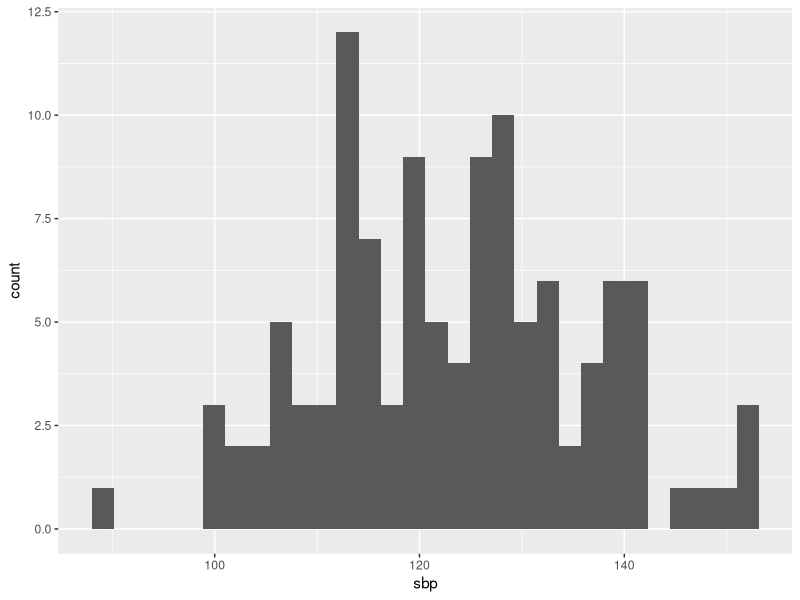
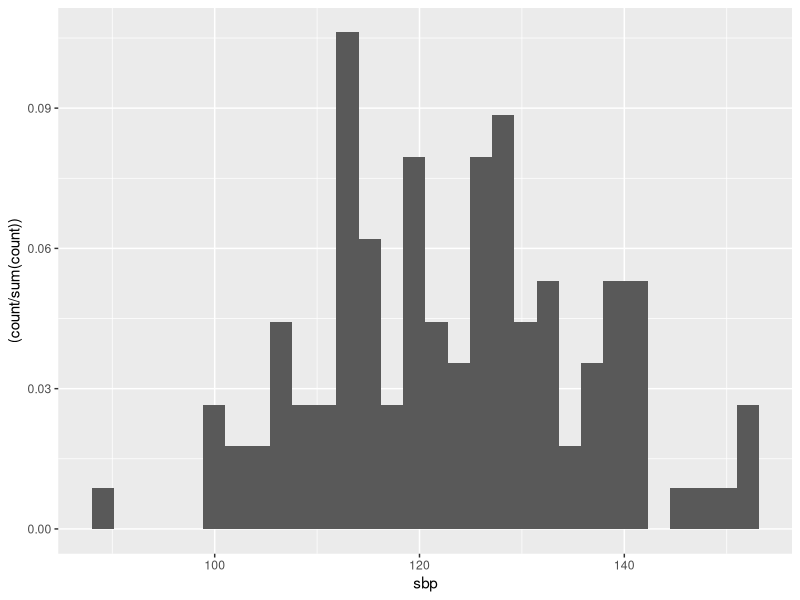
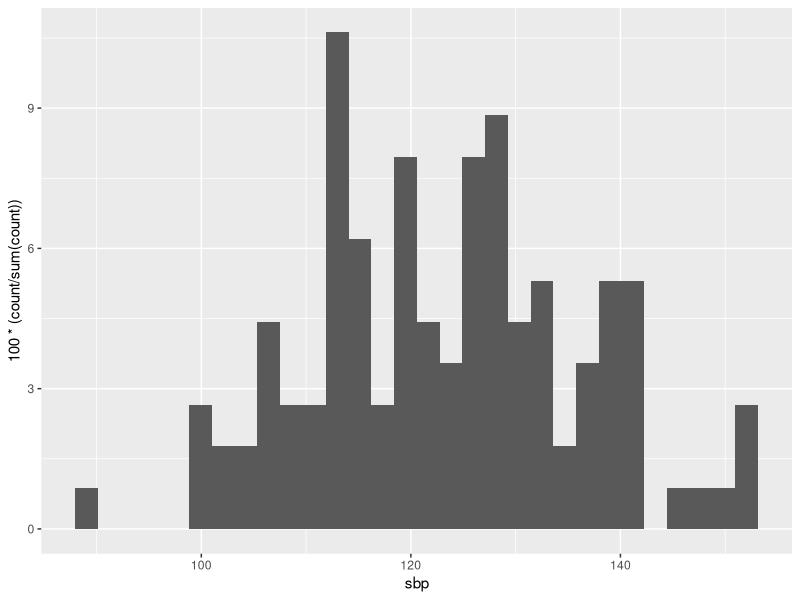
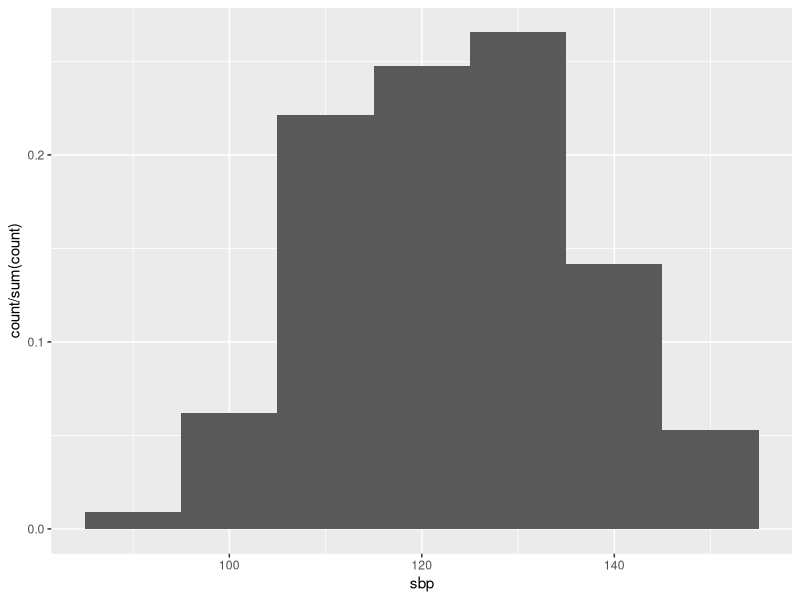
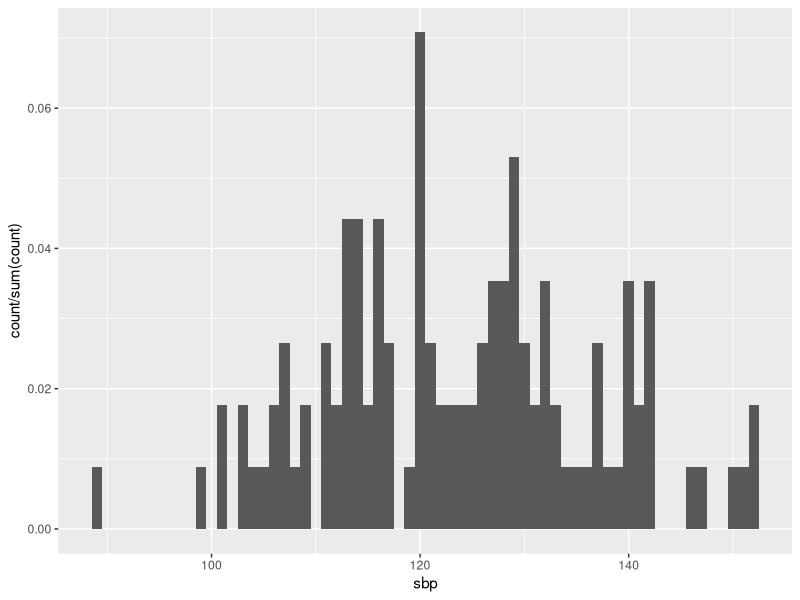
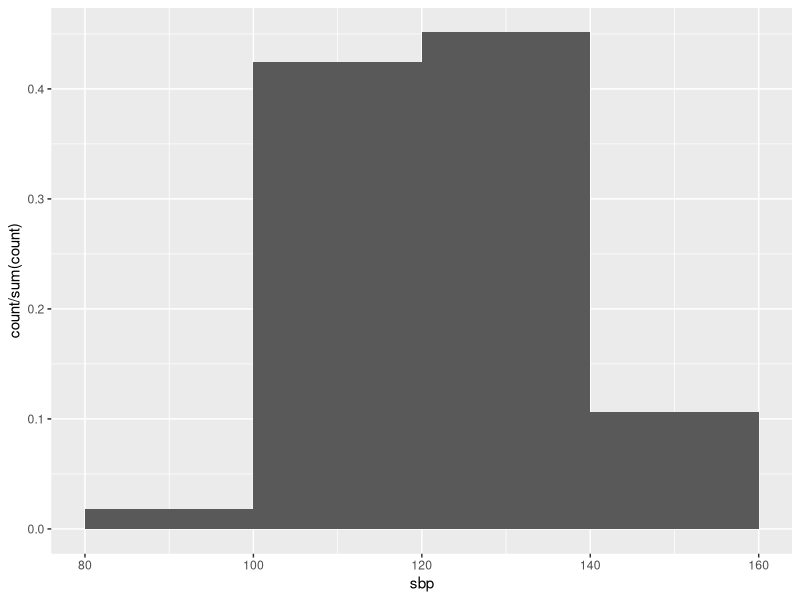
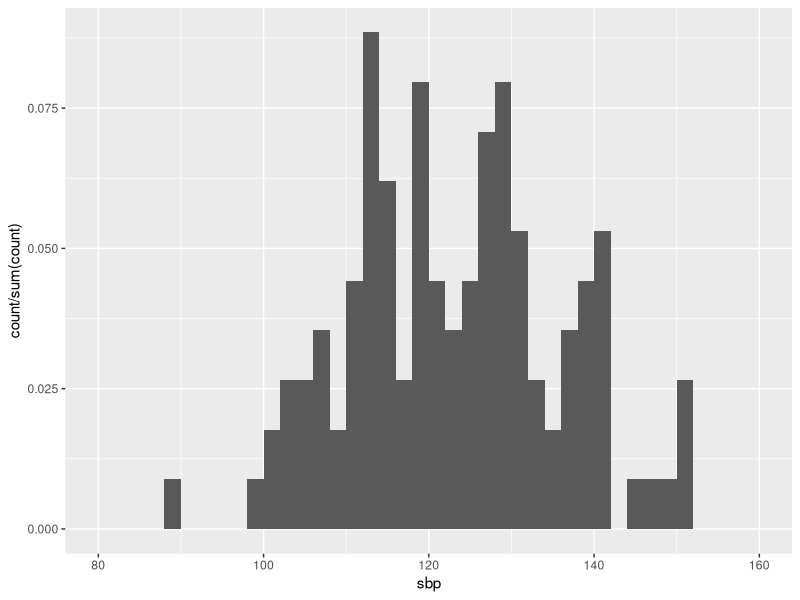
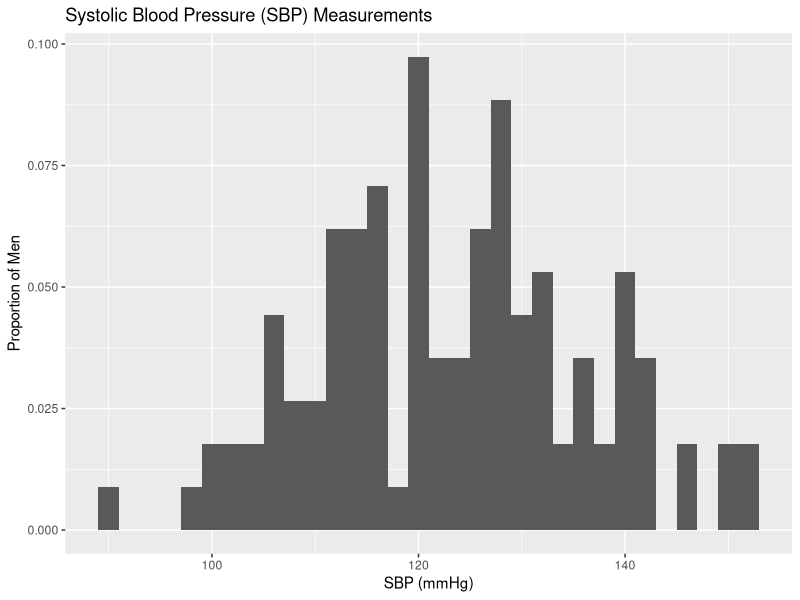

These figures' R source, in order: (Note: this script raises an error after producing the figures.)
# working directory for importing data

setwd("~/Dropbox/JMCGREADY/PH Statistics 2019/lecture slides/lecture set 2/data/Excel")

# R video lecture 2, part 1

# blood pressure, 113 men

# read in the blood pressues values and assign these data to a dataframe names "bp113m"

bp113m<-read.csv("bp113men.csv")
class(bp113m)
names(bp113m)
head(bp113m)


# add gglplot and the tidyverse to session library

library(ggplot2)
library(tidyverse)

#############################
# HISTOGRAMS, SBP

  # basic histogram of the 113 SBP measurments

 ggplot(data=bp113m, aes(sbp)) +
  geom_histogram()

  ########
  # histogram with frequencies on y-axis as decimals
 ggplot(bp113m, aes(sbp)) + 
  geom_histogram(aes(y=(..count../sum(..count..))))

  # histogram with frequencies on y-axis as proportions
  ggplot(bp113m, aes(sbp)) + 
    geom_histogram(aes(y=100*(..count../sum(..count..))))
 
 # changing bin width  ex 1
  ggplot(bp113m, aes(sbp)) + 
    geom_histogram(aes(y=..count../sum(..count..)),binwidth=10)
 
 # changing bin width  ex 2
 ggplot(bp113m, aes(sbp)) + geom_histogram(aes(y=..count../sum(..count..)),binwidth=1)
 
 # changing bin breaks ex 1
 ggplot(bp113m, aes(sbp)) + 
   geom_histogram(aes(y=..count../sum(..count..)),breaks=c(80,100,120,140,160))
 
 # changing breaks example 2
 
 ggplot(bp113m, aes(sbp)) + 
   geom_histogram(aes(y=..count../sum(..count..)),breaks=seq(80,160,by=2))
 
 # adding titles and labels
 ggplot(bp113m, aes(sbp)) +
   geom_histogram(aes(y=..count../sum(..count..)),binwidth=2) +
   labs(title="Systolic Blood Pressure (SBP) Measurements",x = "SBP (mmHg)", y = "Proportion of Men")
   
 # adding titles and labels, and specifying axis characteristics
 ggplot(bp113m, aes(sbp)) + geom_histogram(aes(y=..count../sum(..count..)),binwidth=2) +
   labs(title="Systolic Blood Pressure (SBP) Measurements",x = "SBP (mmHg)", y = "Proportion of Men",caption = "Random Sample of 113 Men")+
   ylim(c(0,.10))+
   xlim(80,160)
 
 # now for the final version in the lecture notes
 ggplot(bp113m, aes(sbp)) +
   geom_histogram(aes(y=100*(..count../sum(..count..))),binwidth=5, col="black", fill="gray") +
   labs(title="Systolic Blood Pressure (SBP) Measurements",x = "SBP (mmHg)", y = "Percentage of Men", caption = "Random Sample of 113 Men")+
   ylim(c(0,20))+
   xlim(c(80,160))+
   theme_bw()+
   theme(panel.grid.major = element_blank(), panel.grid.minor = element_blank(),
         panel.background = element_blank(), plot.title =element_text(hjust = 0.5),plot.caption =element_text(hjust = 0.5))
 
dev.off()
# can store as a named object in R

hist_sbp<-  ggplot(bp113m, aes(sbp)) +
  geom_histogram(aes(y=100*(..count../sum(..count..))),binwidth=5, col="black", fill="gray") +
  labs(title="Systolic Blood Pressure (SBP) Measurements",x = "SBP (mmHg)", y = "Percentage of Men", caption = "Random Sample of 113 Men")

  hist_sbp

dev.off()

hist_sbp +
  ylim(c(0,20))+
  xlim(c(80,160))+
  theme_bw()+
  theme(panel.grid.major = element_blank(), panel.grid.minor = element_blank(),
        panel.background = element_blank(), plot.title =element_text(hjust = 0.5),plot.caption =element_text(hjust = 0.5))

  # (now to save the graphic as a .png file)
  # change directory for graphic saving

  setwd("~/Dropbox/JMCGREADY/PH Statistics 2019/lecture slides/lecture set 2/new slides OPAL/graphs/")
  
  # set up the .png file for the graph to be stored
  
  png("histsbp_1.png")
  
  ggplot(bp113m, aes(sbp)) +
    geom_histogram(aes(y=100*(..count../sum(..count..))),binwidth=5, col="black", fill="gray") +
    labs(title="Systolic Blood Pressure (SBP) Measurements",x = "SBP (mmHg)", y = "Percentage of Men", caption = "Random Sample of 113 Men")+
    ylim(c(0,20))+
    xlim(c(80,160))+
    theme_bw()+
    theme(panel.grid.major = element_blank(), panel.grid.minor = element_blank(),
          panel.background = element_blank(), plot.title =element_text(hjust = 0.5),plot.caption =element_text(hjust = 0.5))
  

  # close the graph to save the .png file
  dev.off()
  
################################################

# R Lecture 2 Video, Part 2
# Boxplots, SBP
  
  # histogram with frequencies on y-axis as decimals
  ggplot(data=bp113m, aes(x=sbp)) + 
    geom_histogram(aes(y=(..count../sum(..count..))))
  
  # "no frills" boxplot
  ggplot(bp113m, aes(x=1,y=sbp)) + 
    geom_boxplot()
    
  # more detailed boxplot
  ggplot(bp113m, aes(x=1,y=sbp)) + 
    geom_boxplot()+
    labs(title="Systolic Blood Pressure (SBP) Measurements", y = "SBP (mmHg)", caption = "Random Sample of 113 Men", x="")+
    ylim(c(80,160))+
    theme_bw()+
    theme(panel.grid.major = element_blank(), panel.grid.minor = element_blank(),
          panel.background = element_blank(), plot.title =element_text(hjust = 0.5),plot.caption =element_text(hjust = 0.5),
          axis.text.x=element_blank(),axis.ticks.x=element_blank())
  

### Summary Statistics SBP: some "base R functions to start
  sd(bp113m$sbp)
  length(bp113m$sbp)

  ## more customizability with dplyr approach(es)
  summarise(bp113m, mean=mean(sbp), stand_dev=sd(sbp), median=median(sbp), max= max(sbp), count= n(),p25=quantile(sbp,c(.25)))
  
     # alternate approach, "pipe-based" syntax
  bp113m%>%summarise( mean=mean(sbp), stdv=sd(sbp), median=median(sbp), max= max(sbp), n= n())

######################################################################################################################################
  #####################################################################################################################################
  
  
# R lecture 2 video  part 3
# histograms and boxplots split out for subgroups
  
# random sample of n=236 children 12 months old

  # working directory for importing data
  setwd("~/Dropbox/JMCGREADY/PH Statistics 2019/lecture slides/lecture set 2/data/Excel")

  nepal12mos<- read.csv("nepali anthro at 12 months.csv", header=T)
  names(nepal12mos)
  summary(nepal12mos$weight)
  length(nepal12mos$weight)
  
  # summarizing weight using pipe grammar
  nepal12mos%>%
    summarise(mean=mean(weight,na.rm=T), sd=sd(weight,na.rm=T), median=median(weight,na.rm=T), max= max(weight, na.rm=T),n=n())
  
  # getting summary statistics of weight by sex 
  wbysex<-nepal12mos%>%
    group_by(sex)%>%
    summarise(mean=mean(weight, na.rm=T), sd=sd(weight,na.rm=T), median=median(weight,na.rm=T), max= max(weight, na.rm=T),n=n())
  
  # assign the sex labels correspnding labels do they can be identified
  nepal12mos$sex
  
  nepal12mos$sex<-factor(nepal12mos$sex, levels =c(1,2),c("Male", "Female"))
  table(nepal12mos$sex)
  
# histograms of weight by sex

  ggplot(data=nepal12mos, aes(weight, fill=sex)) + 
    geom_histogram(aes(y=100*(..count../sum(..count..))))
  
  ggplot(data=nepal12mos, aes(weight, col=sex)) + 
    geom_histogram(aes(y=..count../sum(..count..)) , fill="white") 
  
  # let's add vertical lines for the mean height of each sex
  # first, need to compute mean for each sex and  store in a data frame
  
   wbar<- nepal12mos%>% 
    group_by(sex) %>% 
    summarise(meanw= mean(weight, na.rm=TRUE))

   wbar
  
  ggplot(data=nepal12mos, aes(weight, col=sex)) + 
    geom_histogram(aes(y=..count../sum(..count..)) , fill="white")+
    labs(title="Systolic Blood Pressure (SBP) Measurements",x = "SBP (mmHg)", y = "Proportion of Men", caption = "Random Sample of 113 Men")+
    geom_vline(data=wbar, aes( xintercept=meanw, color=sex),
             linetype="dashed")
    
    # add tiles and axes labels 
    p<-ggplot(data=nepal12mos, aes(weight, col=sex)) + 
      geom_histogram(aes(y=..count../sum(..count..)) , fill="white")+
      labs(title="Weight (kg) by Sex, 236 Children at 12 Months",x = "Weight (kg)", y = "Percentage of Sample")
     geom_vline(data=wbar, aes( xintercept=meanw, color=sex),
               linetype="dashed")
                            
     dev.off()
     p
     
     p+
     theme(panel.grid.major = element_blank(), panel.grid.minor = element_blank(),
     panel.background = element_blank(), plot.title =element_text(hjust = 0.5),plot.caption =element_text(hjust = 0.5))
     
                                                 
# now do the stacked histograms (which is more faithful to the histograms shown in the lecture notes!)
     
     install.packages("gridExtra")
     library(gridExtra)
     
     # remember wbar?
     
     wbar
     
     # to isolate number value of mean for females

     wbar[2,2]
     
     nf<-nepal12mos%>%filter(as.integer(sex)==2)
     
     pf<-ggplot(data=nf, aes(weight)) + geom_histogram(aes(y=100*..count../sum(..count..)),breaks=seq(0,12,by=1), col="black", fill="gray") +
       labs(title="Weight (kg) by Sex, 236 Children at 12 Months\n Females",x = "Weight (kg)", y = "Percentage of Sample")+
       theme_bw()+
       theme(panel.grid.major = element_blank(), panel.grid.minor = element_blank(),
             panel.background = element_blank(), plot.title =element_text(hjust = 0.5),plot.caption =element_text(hjust = 0.5))+
        ylim(c(0,40))+
       scale_x_continuous(breaks=seq(0,12,2))+
       geom_vline(data=wbar, aes( xintercept=meanw[2]),
                  linetype="solid", lwd=2)

     nm<-nepal12mos%>%filter(as.integer(sex)==1)
     pm<-ggplot(data=nm, aes(weight)) + geom_histogram(aes(y=100*..count../sum(..count..)),breaks=seq(0,12,by=1), col="black", fill="gray") +
       labs(title="Males",x = "Weight (kg)", y = "Percentage of Sample")+
       theme_bw()+
       theme(panel.grid.major = element_blank(), panel.grid.minor = element_blank(),
             panel.background = element_blank(), plot.title =element_text(hjust = 0.5),plot.caption =element_text(hjust = 0.5))+
       scale_x_continuous(breaks=seq(0,12,2))+
       ylim(c(0,40))+
       geom_vline(data=wbar, aes( xintercept=meanw[1]),
                  linetype="solid", lwd=2)
     
     # now to put these two graphs on the same "canvas", stacked on top of each other
     grid.arrange(pf, pm, nrow = 2)

# to go the extra mile to make these identical to those in lecture
     nf<-nepal12mos%>%filter(as.integer(sex)==2)
     pf<-ggplot(data=nf, aes(weight)) + geom_histogram(aes(y=100*..count../sum(..count..)),breaks=seq(0,12,by=1), col="black", fill="gray") +
       labs(title="Weight (kg) by Sex, 236 Children at 12 Months\n Females",x = "Weight (kg)", y = "Percentage of Sample")+
       theme_bw()+
       theme(panel.grid.major = element_blank(), panel.grid.minor = element_blank(),
             panel.background = element_blank(), plot.title =element_text(hjust = 0.5),plot.caption =element_text(hjust = 0.5))+
       scale_x_continuous(breaks=seq(0,12,2))+
       # be more speific about where vertical line for mean weight starts and end
       geom_segment(aes( x = meanw[2], y = 0, xend = meanw[2], yend = 40),data=wbar, linetype="solid", lwd=2)+
       # remove space between histogram and x-axis
       scale_y_continuous(expand = c(0,0),breaks=seq(0,45,10))+
       # removing top and right borders - this removes all borders, actually
       theme(panel.border = element_blank())+
       # so to then add back the axes
       theme(axis.line = element_line(color = 'black'))
      
     
     nm<-nepal12mos%>%filter(as.integer(sex)==1)
     pm<-ggplot(data=nm, aes(weight)) + geom_histogram(aes(y=100*..count../sum(..count..)),breaks=seq(0,12,by=1), col="black", fill="gray") +
       labs(title="Males",x = "Weight (kg)", y = "Percentage of Sample")+
       theme_bw()+
       theme(panel.grid.major = element_blank(), panel.grid.minor = element_blank(),
             panel.background = element_blank(), plot.title =element_text(hjust = 0.5),plot.caption =element_text(hjust = 0.5))+
       scale_x_continuous(breaks=seq(0,12,2))+
       # be more specific about where vertical line for mean weight starts and end
       geom_segment(aes( x = meanw[2], y = 0, xend = meanw[2], yend = 40),data=wbar, linetype="solid", lwd=2)+
       # remove space between histogram and x-axis
       scale_y_continuous(expand = c(0,0),breaks=seq(0,45,10))+
       # removing top and right borders - this removes all borders, actually
       theme(panel.border = element_blank())+
       # so to then add back the axes
       theme(axis.line = element_line(color = 'black'))
     
     # now to put these two graphs on the same "canvas", stacked on top of each other
     grid.arrange(pf, pm, nrow = 2)
     

#####################
# boxplots, by sex

  # basic syntax
    box_wt_sex <- ggplot(nepal12mos, aes(x=sex, y=weight)) + 
       geom_boxplot()
    
     # to make it a little more visually pleasing, at least to me!
     
     box_wt_sex <- ggplot(nepal12mos, aes(x=sex, y=weight)) + 
       geom_boxplot(fill="gray")

  # now with extras, taken directly from the command for histograms from before
     
       # code from before for reference
        p<-ggplot(data=nepal12mos, aes(weight, col=sex)) + 
        geom_histogram(aes(y=..count../sum(..count..)) , fill="white")+
        labs(title="Weight (kg) by Sex, 236 Children at 12 Months",x = "Weight (kg)", y = "Percentage of Sample")
          geom_vline(data=wbar, aes( xintercept=meanw, color=sex),linetype="dashed")+
         theme(panel.grid.major = element_blank(), panel.grid.minor = element_blank(),
             panel.background = element_blank(), plot.title =element_text(hjust = 0.5),plot.caption =element_text(hjust = 0.5))
     
  # add the "extras" to the object box_wt_sex

      box_wt_sex+
      labs(title="Weight (kg) by Sex, 236 Children at 12 Months", y = "Weight (kg)", x = "Sex of Child")+
      theme(panel.grid.major = element_blank(), panel.grid.minor = element_blank(),
       panel.background = element_blank(), plot.title =element_text(hjust = 0.5),plot.caption =element_text(hjust = 0.5))+
        theme(axis.line = element_line(color = 'black'))
          


